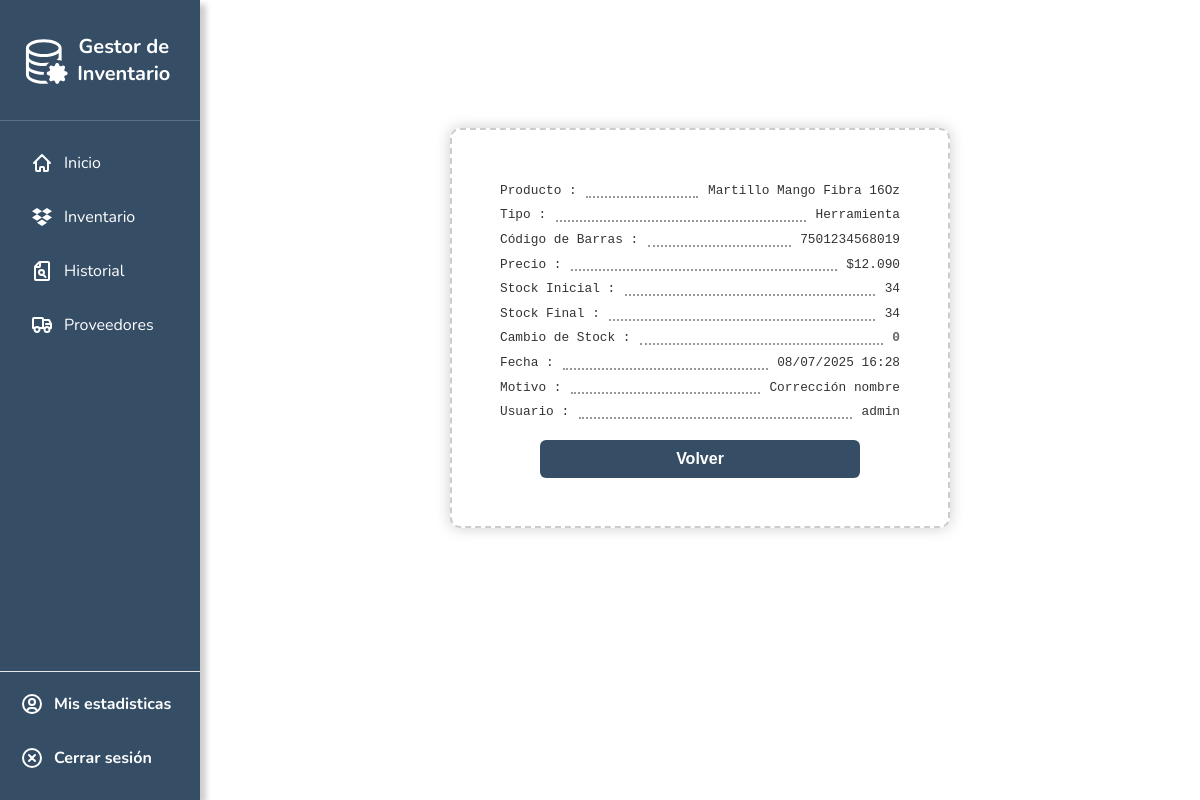
The app's page /historial/135/ with its own data.
### inventory/models.py (models this page shows, shortened)
class HistorialMovimiento(models.Model):
    producto_id = models.IntegerField()
    nombre_producto = models.CharField(max_length=200)
    tipo_producto = models.CharField(max_length=50)
    codigo_barras = models.CharField(max_length=100, blank=True, null=True)
    fecha = models.DateTimeField(default=now)
    cambio_stock = models.IntegerField()
    stock_final = models.IntegerField()
    motivo = models.CharField(max_length=255, blank=True)
    usuario = models.ForeignKey(User, on_delete=models.SET_NULL, null=True, blank=True)
    precio = models.IntegerField()  # Assuming you want to track the price in the history
    boleta_codigo = models.CharField(max_length=32, blank=True, null=True, help_text="Código de boleta chileno (opcional)")

### inventory/views.py (the view)
# urls.py: path('historial/<int:pk>/', views.detalle_historial, name='detalle_historial'),
def detalle_historial(request, pk):
    movimiento = get_object_or_404(HistorialMovimiento, pk=pk)
    stock_inicial = movimiento.stock_final - movimiento.cambio_stock
    return render(request, 'inv/detalle_historial.html', {
        'movimiento': movimiento,
        'stock_inicial': stock_inicial,
    })

### inventory/templatetags/number_filters.py (called while the page is built)
@register.filter
def comma_miles(value):
    try:
        return f"{int(value):,}".replace(",", ".")
    except:
        return value

### inventory/templates/inv/detalle_historial.html (shortened to what this page needs)
{% extends 'inv/base.html' %}
{% load static %}
{% load number_filters %}
{% block body %}
  <div class="center-content">
    <ul class="list-group detalle-boleta" >
      <li class="list-group-item">
        <span class="label">Producto :</span>
        <span class="dots"></span>
        <span class="value">{{ movimiento.nombre_producto }}</span>
      </li>
      <li class="list-group-item">
        <span class="label">Tipo :</span>
        <span class="dots"></span>
        <span class="value">{{ movimiento.tipo_producto }}</span>
      </li>
      <li class="list-group-item">
        <span class="label">Código de Barras :</span>
        <span class="dots"></span>
        <span class="value">{{ movimiento.codigo_barras|default:"No asignado" }}</span>
      </li>
      <li class="list-group-item">
        <span class="label">Precio :</span>
        <span class="dots"></span>
        <span class="value">${{ movimiento.precio|default:"-"|comma_miles }}</span>
      </li>
      <li class="list-group-item">
        <span class="label">Stock Inicial :</span>
        <span class="dots"></span>
        <span class="value">{{ stock_inicial }}</span>
      </li>
      <li class="list-group-item">
        <span class="label">Stock Final :</span>
        <span class="dots"></span>
        <span class="value">{{ movimiento.stock_final }}</span>
      </li>
      <li class="list-group-item">
        <span class="label">Cambio de Stock :</span>
        <span class="dots"></span>
        <span
          class="value {% if movimiento.cambio_stock > 0 %}text-success{% elif movimiento.cambio_stock < 0 %}text-danger{% else %}text-muted{% endif %}">
          {% if movimiento.cambio_stock > 0 %}+{% endif %}{{ movimiento.cambio_stock }}
        </span>
      </li>
      <li class="list-group-item">
        <span class="label">Fecha :</span>
        <span class="dots"></span>
        <span class="value">{{ movimiento.fecha|date:"d/m/Y H:i" }}</span>
      </li>
      <li class="list-group-item">
        <span class="label">Motivo :</span>
        <span class="dots"></span>
        <span class="value">{{ movimiento.motivo }}</span>
      </li>
      <li class="list-group-item">
        <span class="label">Usuario :</span>
        <span class="dots"></span>
        <span class="value">{{ movimiento.usuario.username|default:"Desconocido" }}</span>
      </li>
      <button type="button" class="btn-login" onclick="window.location.href='{% url 'historial' %}'">Volver</button>
    </ul>
  </div>
 {% endblock %}

### inventory/static/css/style.css (style rules this page uses)
html, body { overflow-y: scroll !important; overflow-x: hidden; font-family: 'Nunito', Arial, sans-serif; background-color: #ffffff; color: #333; margin: 0; padding: 0; }
.btn-login { width: 80%; margin: 16px auto 0; display: block; text-align: center; font-size: 1rem; font-weight: bold; background-color: #354e66; color: #fff; padding: 10px 28px; border: none; border-radius: 6px; cursor: pointer; transition: background 0.2s; text-decoration: none; }
.center-content { padding: 15vh; }
.detalle-boleta { font-family: 'Courier New', Courier, monospace; font-size: 0.8rem; margin: 0 auto; background: white; border: 2px dashed #ccc; border-radius: 10px; max-width: 50vh; padding: 3rem; box-shadow: 0 0 15px rgba(0, 0, 0, 0.2); }
.detalle-boleta .list-group-item { display: flex; padding: 0.3rem 0; border: none; background: transparent; white-space: nowrap; overflow: hidden; }
.label { flex-shrink: 0; margin-right: 0.3rem; }
.dots { flex-grow: 1; border-bottom: 2px dotted #999; margin: 0 0.3rem; height: 1em; align-self: center; }
.value { flex-shrink: 0; margin-left: 0.3rem; }
.text-muted { color: #666; font-weight: bold; }

### records on screen
HistorialMovimiento: nombre_producto "Martillo Mango Fibra 16Oz", tipo_producto "Herramienta", codigo_barras "7501234568019", precio|comma_miles "12.090", stock_final "34", cambio_stock "0", fecha "08/07/2025 16:28", motivo "Corrección nombre", usuario.username "admin"

### other values on screen
{{ stock_inicial }} "34"
